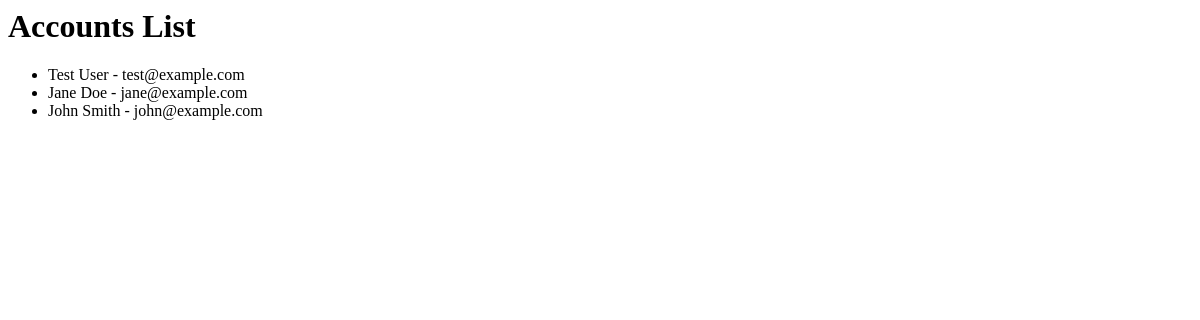
The page /accounts/ on the database as committed earlier.
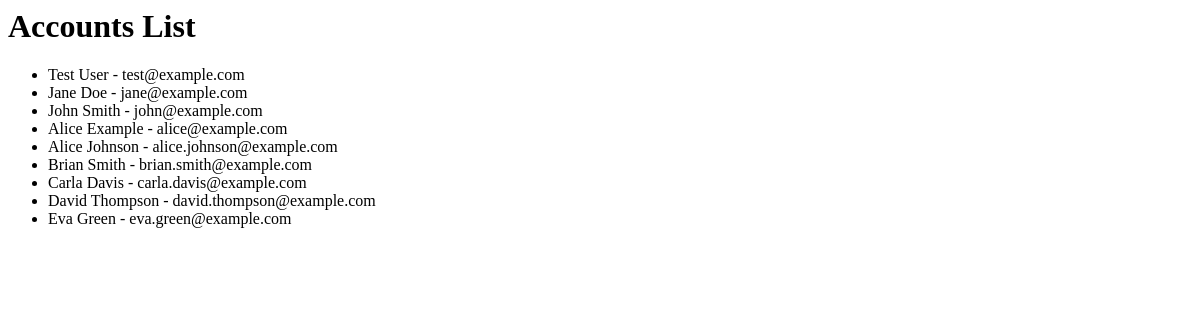
The same page on the database as committed later.
### nexusapp_accounts/models.py (models this page shows, shortened)
class Account(models.Model):
    name = models.CharField(max_length=255)      # add this
    email = models.EmailField(unique=True)
    created_at = models.DateTimeField(auto_now_add=True)

### nexusapp_accounts/views.py (the view)
# urls.py: path("accounts/", account_views.account_list, name="account_list"),
def account_list(request):
    accounts = Account.objects.all()
    return render(request, 'accounts/account_list.html', {'accounts': accounts})

### nexusapp_accounts/templates/accounts/account_list.html
<h1>Accounts List</h1>
<ul>
  {% for account in accounts %}
    <li>{{ account.name }} - {{ account.email }}</li>
  {% endfor %}
</ul>

Rows that differ between the two databases and show on the page:
added Account: name "Alice Example", email "alice@example.com"
added Account: name "Alice Johnson", email "alice.johnson@example.com"
added Account: name "Brian Smith", email "brian.smith@example.com"
added Account: name "Carla Davis", email "carla.davis@example.com"
added Account: name "David Thompson", email "david.thompson@example.com"
added Account: name "Eva Green", email "eva.green@example.com"
